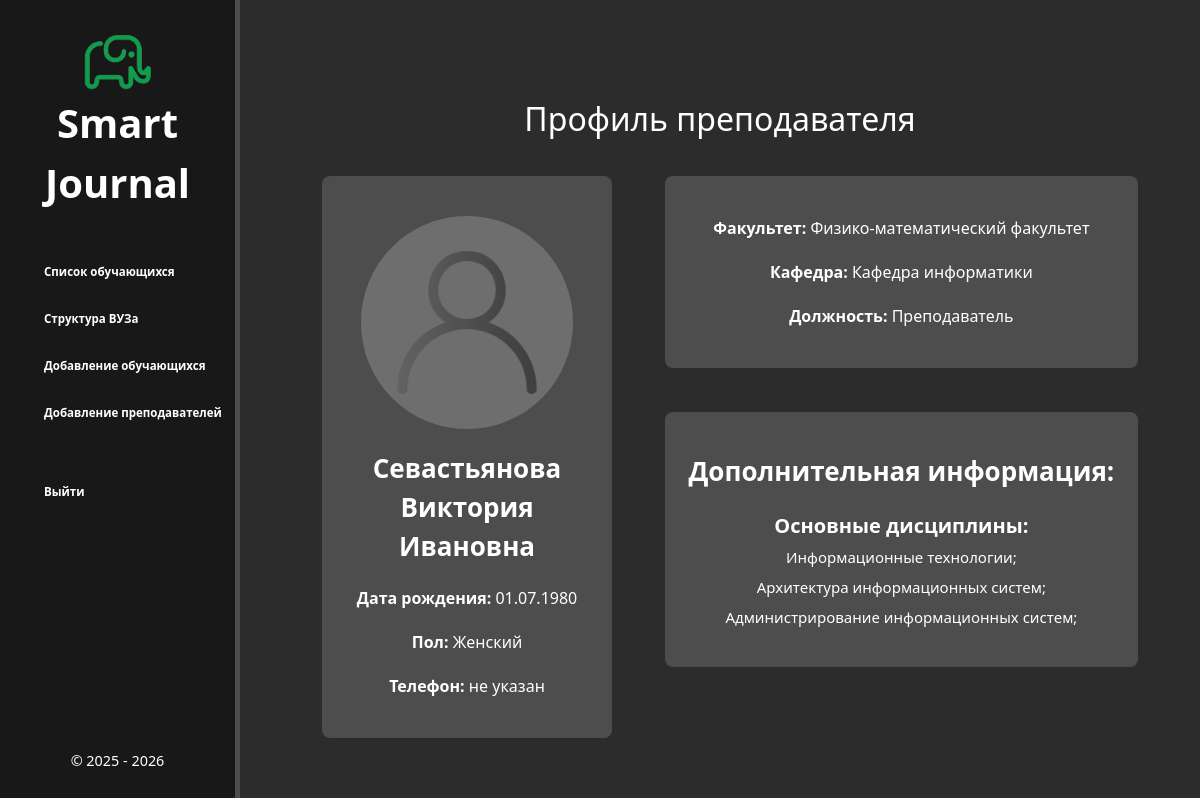
Screenshot of /database/database2/11 with the database file from the repository.
### database/models.py (models this page shows, shortened)
class Teachers(models.Model):
    GENDER_CHOICES = [
        ('Мужской', 'Мужской'),
        ('Женский', 'Женский'),
    ]
    POST_CHOICES = [
        ('Ассистент', 'Ассистент'),
        ('Преподаватель', 'Преподаватель'),
        ('Старший преподаватель', 'Старший преподаватель'),
        ('Доцент', 'Доцент'),
        ('Профессор', 'Профессор'),
        ('Заведующий кафедрой', 'Заведующий кафедрой'),
        ('Декан', 'Декан'),
    ]
    last_name = models.CharField('Фамилия', max_length=50)
    first_name = models.CharField('Имя', max_length=25)
    father_name = models.CharField('Отчество', max_length=50, blank=True)
    birth_date = models.DateField('Дата рождения')
    gender = models.CharField('Пол', max_length=10, choices=GENDER_CHOICES)
    phone_number = models.CharField('Телефон', max_length=20, blank=True)
    department_name = models.ForeignKey(Departments, on_delete=models.CASCADE, related_name='teachers', verbose_name='Кафедра')
    post = models.CharField('Должность', max_length=30, choices=POST_CHOICES)
    role = models.CharField('Роль', max_length=20, default='Преподаватель', editable=False, blank=False, null=False)
    user_id = models.OneToOneField(User, on_delete=models.CASCADE, null=True) # Связь с USER
    photo = models.ImageField('Фотография', upload_to='photos', blank=True)
    def get_photo_url(self):
        if self.photo:
            return self.photo.url
        return '/static/database/img/user_photo (1).png'
    class Meta:
        verbose_name = 'Преподаватель'
        verbose_name_plural = 'Преподаватели'

class Departments(models.Model):
    name = models.CharField('Кафедра', max_length=100)
    faculty_name = models.ForeignKey(Faculties, on_delete=models.CASCADE, related_name='departments', verbose_name='Факультет')
    class Meta:
        verbose_name = 'Кафедра'
        verbose_name_plural = 'Кафедры'

class Faculties(models.Model):
    name = models.CharField('Факультет', max_length=100)
    class Meta:
        verbose_name = 'Факультет'
        verbose_name_plural = 'Факультеты'

class Subjects(models.Model):
    ASSESSMENT_FORM_CHOICES = [
        ('Экзамен', 'Экзамен'),
        ('Зачет', 'Зачет'),
    ]
    name = models.CharField('Название предмета', max_length=100)
    assessment_form = models.CharField('Форма оценивания', max_length=10, choices=ASSESSMENT_FORM_CHOICES)
    class Meta:
        verbose_name = 'Предмет'
        verbose_name_plural = 'Предметы'

### database/views.py (the view)
# urls.py: path('database2/<int:pk>', views.TeachersDetailView.as_view(), name='teachers-detail'),
class TeachersDetailView(DetailView):
    model = Teachers
    template_name = 'database/details_view2.html'
    context_object_name = 'teacher'
    def get_context_data(self, **kwargs):
        context = super().get_context_data(**kwargs)
        context['teacher_subjects'] = Subjects.objects.filter(curriculum__teacher_id=self.object).distinct()
        return context

### database/templates/database/details_view2.html (shortened to what this page needs)
{% extends 'database/layout.html' %}
{% load static %}
{% block content %}
    <div class="features">
        <h2>Профиль преподавателя</h2>
        <div class="container-info">
        <div class="profile-info">
            <div class="left">
                <div class="left-info">
                    <img src="{{ teacher.get_photo_url }}" alt="Фото профиля" class="profile-picture">
                    <p class="name"> <strong>{{ teacher.last_name }} {{ teacher.first_name }}
                        {{ teacher.father_name }}</strong></p>
                    <p><strong>Дата рождения:</strong> {{ teacher.birth_date|date:"d.m.Y" }}</p>
                    <p><strong>Пол:</strong> {{ teacher.gender }}</p>
                    <p><strong>Телефон:</strong> {{ teacher.phone_number|default:"не указан" }}</p>
                </div>
            </div>
            <div class="right">
                <div class="right-top-2">
                    <p><strong>Факультет:</strong> {{ teacher.department_name.faculty_name.name }}</p>
                    <p><strong>Кафедра:</strong> {{ teacher.department_name.name }}</p>
                    <p><strong>Должность:</strong> {{ teacher.post }}</p>
                </div>
                <br>
                <div class="right-bottom">
                    <p><strong>Дополнительная информация:</strong>
                        <ul id="information">
                            <div style="margin-top: 8px; display: block;">
                                <span>Основные дисциплины:</span>
                            {% for subject in teacher_subjects %}
                                    <span class="subject-item">{{ subject.name }};</span>
                                {% empty %}
                                    <span class="subject-item">Нет назначенных дисциплин.</span>
                                {% endfor %}
                            </div>
                        </ul>
                </div>
            </div>
        </div>
    </div>
    </div>
{% endblock %}

### database/static/database/css/main.css (style rules this page uses)
body { background: #2c2c2c; }
ul { list-style: none }
.features { display: flex; flex-direction: column; align-items: center; float: left; color: #fff; margin-top: 100px; text-align: center; width: 80%; margin-left: 20%; flex-wrap: wrap; }
main .features p { max-width: 700px; margin: 20px auto }
.container-info { max-width: 1000px; margin: 20px auto; }
@media (max-width: 1400px) { .container-info { width: 85%; margin-top: 20px; } }
@media (min-width: 1000px) { .left { width: fit-content; width: 38%; } }
@media (min-width: 1000px) { .right { width: 58%; } }
h2 { text-align: center; }
.profile-info { margin-bottom: 20px; display: flex; justify-content: space-between; }
.profile-info p { margin: 5px 0; }
.name { font-size:26px; }
.left-info { background-color: #4d4d4d; padding: 20px; border-radius: 8px; margin: 10px; }
.right-top-2 { width: 100%; background-color: #4d4d4d; padding: 20px; border-radius: 8px; margin: 10px; }
.right-bottom { width: 100%; background-color: #4d4d4d; padding: 20px; border-radius: 8px; margin: 10px; font-size: 26px; }
.profile-picture { width: 85%; aspect-ratio: 1 / 1; border-radius: 50%; background-color: #6e6e6e; margin: 20px auto 0 auto; border: 0px solid #181818; }
#information { font-size: 20px; font-weight: bold; display: block; list-style: none; padding: 0; }
.subject-item { display: inline-block; font-size: 15px; font-weight: normal; }

### rows the page displays
Teachers: last_name "Севастьянова", first_name "Виктория", father_name "Ивановна", birth_date "01.07.1980", gender "Женский", phone_number "не указан", department_name.faculty_name.name "Физико-математический факультет", department_name.name "Кафедра информатики", post "Преподаватель"
Subjects: name "Информационные технологии"
Subjects: name "Архитектура информационных систем"
Subjects: name "Администрирование информационных систем"
